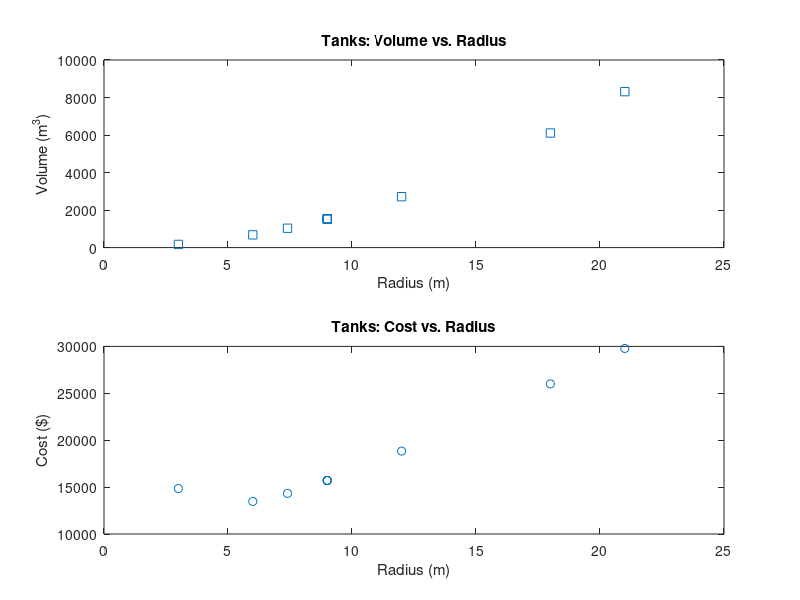

MATLAB code for this plot:
%Lab 1 - Arrays
%Alan Tieng
%CS 109, Spring 2020, Reckinger

%The two lines below should be uncommented while developing in MATLAB
%Keep them commented while testing in Grader
clear all
clear all
clc

radius = 4; %meters
height = 6; %meters
volume = pi * radius^2 * height; %m^3

radii = [3:3:30]; %meters
radii(5) = 7.4;
radii([8, 9, 10]) = [9, 9, 9];
diameters = radii * 2; 
volumes = radii.^2 * pi * height; %m^3
costs = (32430 ./radii) + (radii * 428 * pi); %$

subplot(2, 1, 1);
plot(radii, volumes, 's');
xlabel("Radius (m)");
ylabel("Volume (m^3)");
title("Tanks: Volume vs. Radius");
subplot(2, 1, 2);
plot(radii, costs, 'o');
xlabel("Radius (m)");
ylabel("Cost ($)");
title("Tanks: Cost vs. Radius");